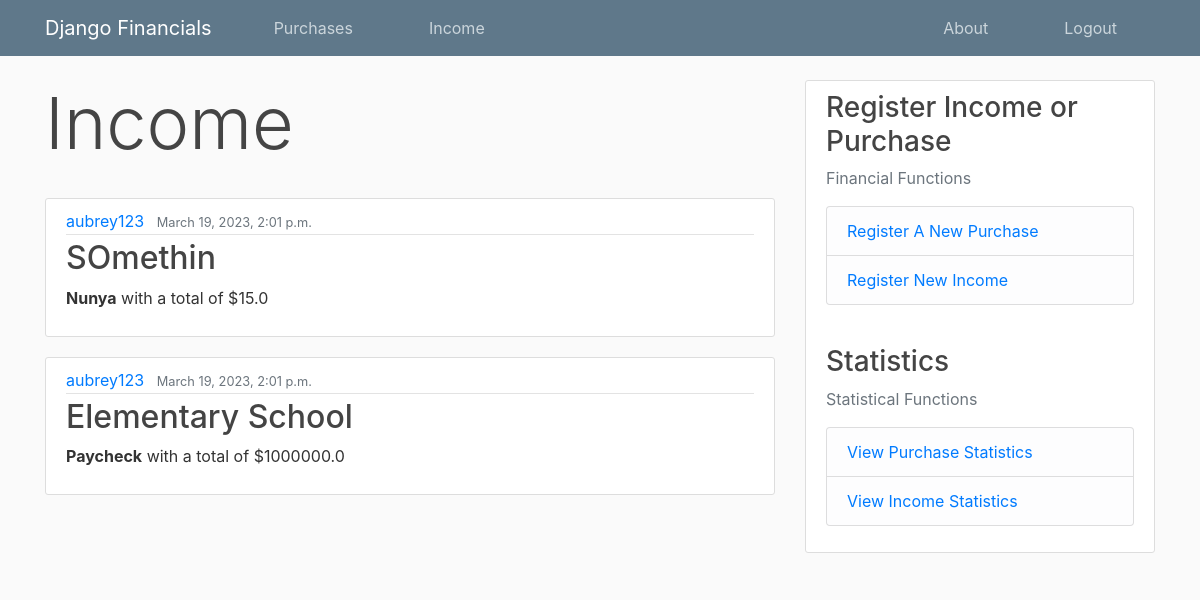
Page /income (signed in) on the committed database.
### finance_app/models.py (models this page shows, shortened)
class Income(models.Model):
    income_source = models.TextField()
    income_description = models.TextField()
    amount = models.FloatField()
    date_received = models.DateTimeField(default=timezone.now)
    month_received = models.IntegerField(default=timezone.now().month)
    owner = models.ForeignKey(User, on_delete=models.CASCADE)

### finance_app/views.py (the view)
# urls.py: path("income", views.income_page, name="income_page"),
@login_required
def income_page(request):
    context = {
        "title": "Income",
        'incomes': reversed(Income.objects.all())
    }
    return render(request, "finance_app/income.html", context)

### finance_app/templates/finance_app/income.html (shortened to what this page needs)
{% extends "finance_app/base.html"%}
{% block content%}
    <h1 class="display-3">Income</h1>
    <br>
    {% for income in incomes %}
        {% if income.owner == user %}
            <article class="media content-section">
                <div class="media-body">
                    <div class="article-metadata">
                        <a class="mr-2" href="#">{{income.owner}}</a>
                        <small class="text-muted">{{income.date_received}}</small>
                    </div>
                    <h2><a class="article-title" href="#">{{income.income_source}}</a></h2>
                    <p class="article-content"><strong>{{income.income_description}}</strong> with a total of ${{income.amount}}</p>
            </article>
        {% endif %}
    {% endfor %}
{% endblock content %}

### finance_app/static/finance_app/styles.css (style rules this page uses)
body { background: #fafafa; color: #333333; margin-top: 5rem; }
h1, h2, h3, h4, h5, h6 { color: #444444; }
.content-section { background: #ffffff; padding: 10px 20px; border: 1px solid #dddddd; border-radius: 3px; margin-bottom: 20px; }
.article-title { color: #444444; }
.article-content { white-space: pre-line; }
.article-metadata { padding-bottom: 1px; margin-bottom: 4px; border-bottom: 1px solid #e3e3e3 }

### rows in the picture
Income: owner "aubrey123", date_received "March 19, 2023, 2:01 p.m.", income_source "SOmethin", income_description "Nunya", amount "15.0"
Income: owner "aubrey123", date_received "March 19, 2023, 2:01 p.m.", income_source "Elementary School", income_description "Paycheck", amount "1000000.0"
